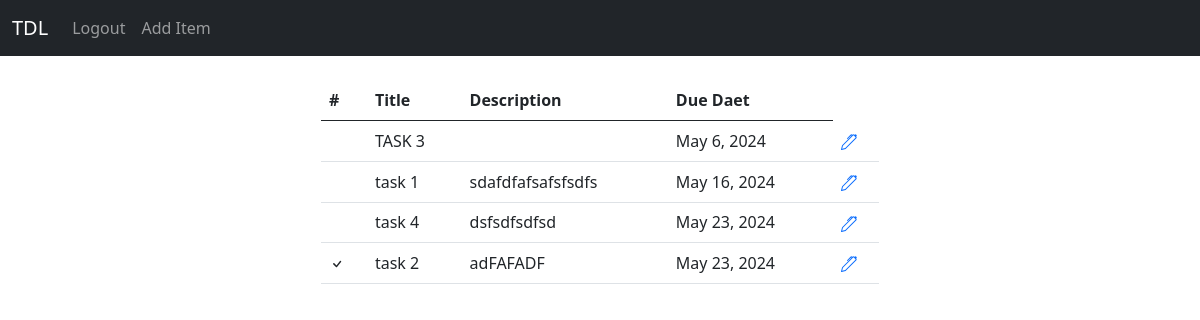
The app's page / (signed in), older data.
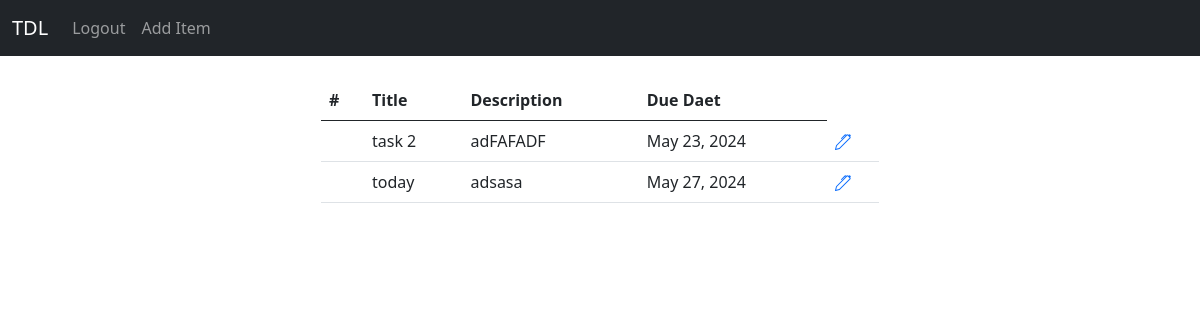
The same page, newer data.
### website/models.py (models this page shows, shortened)
class ToDoItem(models.Model):
    user = models.ForeignKey(User,null=True, on_delete= models.SET_NULL)
    title = models.CharField(max_length=150)
    description = models.TextField(null=True, blank=True)
    complete = models.BooleanField(default=False)
    created_at = models.DateTimeField(auto_now_add=True)
    due_date = models.DateField(null=True, blank=True)
    class Meta:
        ordering = ['complete', 'due_date']

### website/views.py (the view)
# urls.py: 2. Add a URL to urlpatterns:  path('', views.home, name='home')
def home(request):
    items = ToDoItem.objects.all()
    if request.method == 'POST':
        username = request.POST['username']
        password = request.POST['password']
        user = authenticate(request , username=username , password= password)
        if user is not None:
            login(request, user)
            messages.success(request, 'You have been logged in successfully!')
            return redirect('home')
        else:
            messages.error(request, 'Faild to log in successfully!')
            return redirect('home')
    else:
        return render(request, 'home.html', {'items': items})

### website/templates/home.html (shortened to what this page needs)
{% extends 'base.html' %}
{% block content %}
<div class="col-md-6 offset-md-3">
{% if user.is_authenticated %}
   {% if items %}
   <table class="table table-hover">
    <thead class="thead-dark">
      <tr>
        <th scope="col">#</th>
        <th scope="col">Title</th>
        <th scope="col">Description</th>
        <th scope="col">Due Daet</th>
      </tr>
    </thead>
    <tbody>
      {% for item in items  %}
      <tr>
        <th scope="row">
           {% if item.complete%} <svg xmlns="http://www.w3.org/2000/svg" width="16" height="16" fill="currentColor" class="bi bi-check" viewBox="0 0 16 16">
            <path d="M10.97 4.97a.75.75 0 0 1 1.07 1.05l-3.99 4.99a.75.75 0 0 1-1.08.02L4.324 8.384a.75.75 0 1 1 1.06-1.06l2.094 2.093 3.473-4.425z"/>
          </svg>
           {%endif%}
      </th>
        <td>{{item.title}}</td>
        <td>{{item.description}}</td>
        <td>{{item.due_date}}</td>
        <td><a href="{% url 'itemEdit' item.id %}"></a></td>
      </tr>
      <tr>
      {% endfor %}
    </tbody>
  </table>
  {% endif %}
  {% endif %}
{% endblock %}

### website/templates/base.html (shortened to what this page needs)
<!doctype html>
<html lang="en">
  <head>
    <link href="https://cdn.jsdelivr.net/npm/bootstrap@5.0.2/dist/css/bootstrap.min.css" rel="stylesheet">
  </head>
  <body>
    {% include 'navbar.html' %}
    <div class="container">
      <br/>
   {% block content %}{% endblock %}
</div>
  </body>
</html>

### website/templates/navbar.html (shortened to what this page needs)
<nav class="navbar navbar-expand-lg navbar-dark bg-dark">
    <div class="container-fluid">
      <a class="navbar-brand" href="{% url 'home' %}">TDL</a>
      <div class="collapse navbar-collapse" id="navbarSupportedContent">
        <ul class="navbar-nav me-auto mb-2 mb-lg-0">
          <li class="nav-item">
            {% if user.is_authenticated %}
            <li class="nav-item">
            <a class="nav-link" href="{%url 'logout'%}">Logout</a>
            </li>
            <li class="nav-item">
            <a class="nav-link" href="{%url 'add_item'%}">Add Item</a>
            </li>
            {% else %}
            <li class="nav-item">
            <a class="nav-link" href="{%url 'register'%}">Register</a>
          </li>
            {% endif %}
        </ul>
      </div>
    </div>
  </nav>

Row changes from the older to the newer data that the page shows:
removed ToDoItem: title "TASK 3", due_date "May 6, 2024"
removed ToDoItem: title "task 1", description "sdafdfafsafsfsdfs", due_date "May 16, 2024"
removed ToDoItem: title "task 4", description "dsfsdfsdfsd", due_date "May 23, 2024"
changed ToDoItem "task 2": complete True → False (drawn)
added ToDoItem: title "today", description "adsasa", due_date "May 27, 2024"
